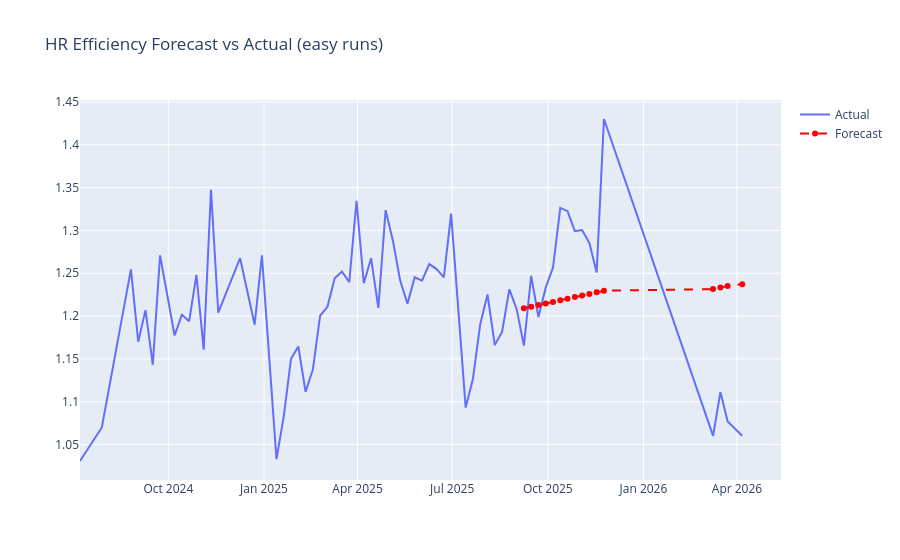

Notebook cell for this chart:
### Code cell
# Remove outlier properly
weekly = weekly[weekly["hr_efficiency"] < 1.5].reset_index(drop=True)

# Train/test split
train = weekly["hr_efficiency"][:-16]
test = weekly["hr_efficiency"][-16:]
test_weeks = weekly["week"][-16:]

# Fit Holt-Winters
model_hw = ExponentialSmoothing(
    train,
    trend="add",
    seasonal=None,
    initialization_method="estimated"
).fit()

# Forecast
forecast = model_hw.forecast(16)

mae = np.mean(np.abs(forecast.values - test.values))
print(f"MAE: {mae:.4f} m/min/bpm")

# Plot
fig = go.Figure()
fig.add_trace(go.Scatter(
    x=weekly["week"].astype(str), 
    y=weekly["hr_efficiency"], 
    name="Actual"))
fig.add_trace(go.Scatter(
    x=test_weeks.astype(str),   # use actual dates not indices
    y=forecast.values, 
    name="Forecast",
    line=dict(color="red", dash="dash")))
fig.update_layout(title="HR Efficiency Forecast vs Actual (easy runs)")
fig.show()

### Figure 1 — Plotly figure (JSON) as saved in the notebook; plotly's stock layout.template omitted (floating-point values rounded to 4 significant figures)
{"data": [{"name": "Actual", "type": "scatter", "x": ["2024-07-08", "2024-07-29", "2024-08-26", "2024-09-02", "2024-09-09", "2024-09-16", "2024-09-23", "2024-09-30", "2024-10-07", "2024-10-14", "2024-10-21", "2024-10-28", "2024-11-04", "2024-11-11", "2024-11-18", "2024-12-09", "2024-12-23", "2024-12-30", "2025-01-13", "2025-01-20", "2025-01-27", "2025-02-03", "2025-02-10", "2025-02-17", "2025-02-24", "2025-03-03", "2025-03-10", "2025-03-17", "2025-03-24", "2025-03-31", "2025-04-07", "2025-04-14", "2025-04-21", "2025-04-28", "2025-05-05", "2025-05-12", "2025-05-19", "2025-05-26", "2025-06-02", "2025-06-09", "2025-06-16", "2025-06-23", "2025-06-30", "2025-07-14", "2025-07-21", "2025-07-28", "2025-08-04", "2025-08-11", "2025-08-18", "2025-08-25", "2025-09-01", "2025-09-08", "2025-09-15", "2025-09-22", "2025-09-29", "2025-10-06", "2025-10-13", "2025-10-20", "2025-10-27", "2025-11-03", "2025-11-10", "2025-11-17", "2025-11-24", "2026-03-09", "2026-03-16", "2026-03-23", "2026-04-06"], "y": [1.031, 1.07, 1.254, 1.17, 1.207, 1.143, 1.271, 1.223, 1.177, 1.202, 1.194, 1.248, 1.161, 1.347, 1.204, 1.268, 1.19, 1.271, 1.033, 1.083, 1.15, 1.164, 1.112, 1.137, 1.2, 1.211, 1.244, 1.252, 1.239, 1.335, 1.238, 1.267, 1.21, 1.324, 1.288, 1.241, 1.214, 1.245, 1.241, 1.261, 1.255, 1.245, 1.32, 1.093, 1.127, 1.191, 1.225, 1.166, 1.181, 1.231, 1.208, 1.166, 1.247, 1.199, 1.233, 1.257, 1.326, 1.322, 1.299, 1.3, 1.285, 1.251, 1.43, 1.06, 1.111, 1.077, 1.06]}, {"line": {"color": "red", "dash": "dash"}, "name": "Forecast", "type": "scatter", "x": ["2025-09-08", "2025-09-15", "2025-09-22", "2025-09-29", "2025-10-06", "2025-10-13", "2025-10-20", "2025-10-27", "2025-11-03", "2025-11-10", "2025-11-17", "2025-11-24", "2026-03-09", "2026-03-16", "2026-03-23", "2026-04-06"], "y": [1.209, 1.211, 1.213, 1.215, 1.217, 1.218, 1.22, 1.222, 1.224, 1.226, 1.228, 1.23, 1.231, 1.233, 1.235, 1.237]}], "layout": {"title": {"text": "HR Efficiency Forecast vs Actual (easy runs)"}}}
